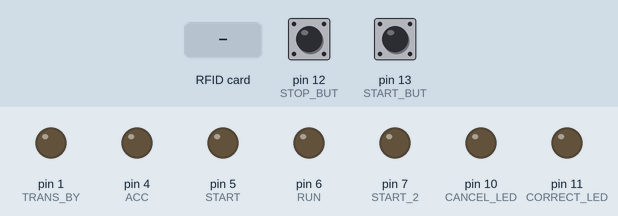
Recording of a sketch running on a simulated Arduino Uno, built with avr-gcc and run on an emulated ATmega328P. On the bench: output pins drawn as LEDs (lit = HIGH). Inputs (shaded band) come from the test bench; at power-on: pin 12 (STOP_BUT) LOW, pin 13 (START_BUT) LOW. Pins used as bus, display or sensor lines are not drawn.

Above: at 1.2 s.
1.3 s: RFID card 04 CA F1 45 held to the reader
At 2.4 s:
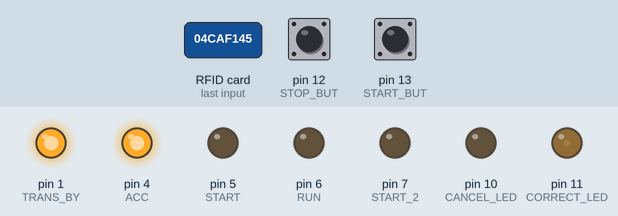
At 4.1 s:
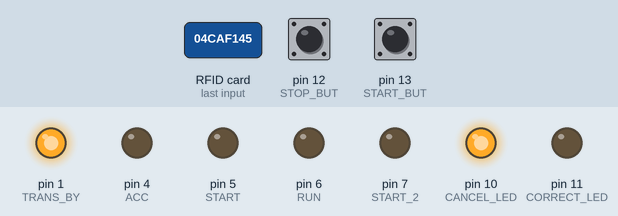
4.3 s: RFID card 5E 7A 19 C4 held to the reader
At 7.3 s:
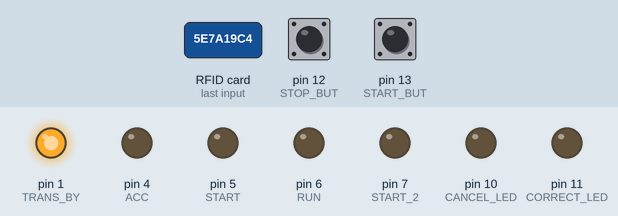
Timing chart, 0 to 8.8 s (numbered marks = the images above; inputs shaded):
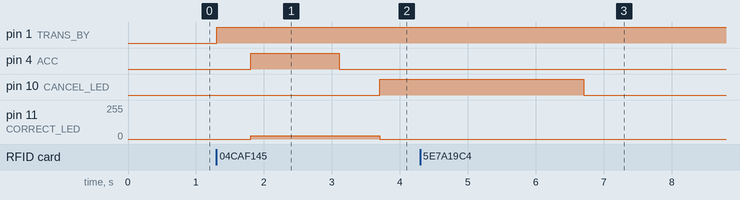

The sketch:

Code.ino
```cpp
// (licence header left out)
#include <Wire.h>
#include <SPI.h>
#include <Adafruit_PN532.h>

#define PN532_IRQ   (2)
#define PN532_RESET (3)
#define START_BUT (13)
#define STOP_BUT (12)
#define CORRECT_LED (11)
#define CANCEL_LED (10)
#define TRANS_BY (1)
#define KEY_IN (8)
#define ACC (4)
#define RUN (6)
#define START (5)
//Secondary start pin used for some vehicles with multiple connections during start
#define START_2 (7)
//Brightness from 0-255 used for the correct/start LED and the incorrect/stop/cancel LED
#define COR_BRIGHTNESS (25)
#define INC_BRIGHTNESS (255)
Adafruit_PN532 nfc(PN532_IRQ, PN532_RESET);
bool START_APPROVED;
bool running;
void setup(void) {
  START_APPROVED = false;
  running = false;
  pinMode(KEY_IN, OUTPUT);
  pinMode(RUN, OUTPUT);
  pinMode(START, OUTPUT);
  pinMode(START_2, OUTPUT);
  pinMode(ACC, OUTPUT);
  pinMode(START_BUT, INPUT);
  pinMode(STOP_BUT, INPUT);
  pinMode(CORRECT_LED, OUTPUT);
  pinMode(CORRECT_LED, OUTPUT);
  pinMode(TRANS_BY, OUTPUT);
  nfc.begin();
  uint32_t versiondata = nfc.getFirmwareVersion();
  if (!versiondata) {
    while (1); // Halt, no reader detected
  }
  nfc.setPassiveActivationRetries(0xFF);
  nfc.SAMConfig();
}
void loop(void) {
  //Ensures that authentication hasn't already happened
  if (!START_APPROVED){
    boolean success;
    uint8_t uid[] = { 0, 0, 0, 0, 0, 0, 0 };  // Buffer to store the returned UID
    uint8_t uidLength;        // Length of the UID (4 or 7 bytes depending on ISO14443A card type)
    success = nfc.readPassiveTargetID(PN532_MIFARE_ISO14443A, &uid[0], &uidLength);
    if (success) {
      //This section is dirty, will clean-up later to simplify chip enrollment
      //Set to false to disable a card/chip entirely
      boolean correctRight = true;
      boolean correctLeft = true;
      boolean correctSpare = true;
      boolean correctVivo = true;
      //UID values for valid cards. Set to your own cards, labeled for my initial use (xSIID in right hand, NExT in left, VivoKey Spark 2 in left, and a spare card to act as a "key").
      uint8_t rightHand[] = {0x2, 0xAF ,0xF3 ,0x12 ,0xB2 ,0x80 ,0x12};
      uint8_t leftHand[] = {0x2, 0xAF ,0xF3 ,0x12 ,0xB2 ,0x80 ,0x12};
      uint8_t vivoHand[] = {0x2, 0xAF ,0xF3 ,0x12 ,0xB2 ,0x80 ,0x12};
      uint8_t spareCard[] = {0x4,0xCA ,0xF1 ,0x45};
      for (uint8_t i = 0; i < uidLength; i++)
      { if (uidLength >= 7) {
          //Authenticates the 7-byte UIDs
          correctSpare = false;
          if (rightHand[i] != uid[i]) correctRight = false;
          if (leftHand[i] != uid[i]) correctLeft = false;
          if (vivoHand[i] != uid[i]) correctVivo = false;
        } else if (uidLength >= 4) {
          //Authenticates 4-byte UIDS
          correctRight = false;
          correctLeft = false;
          correctVivo = false;
          if (spareCard[i] != uid[i]) correctSpare = false;
        } else { //Neither 7 or 4 byte = wrong by default
          correctRight = false;
          correctLeft = false;
          correctVivo = false;
          correctSpare = false;
        }
      }
      if(correctLeft || correctVivo || correctRight || correctSpare){
        //Turns on transponder bypass device
        digitalWrite(TRANS_BY, HIGH);
        delay(500);
        //Inserts key
        digitalWrite(KEY_IN, HIGH);
        //Enables start button
        START_APPROVED = true;
        //Turns on accessory mode (radio, wipers, etc)
        digitalWrite(ACC, HIGH);
        //Disables cancel LED if enabled, and turns on correct/start LED
        analogWrite(CANCEL_LED, 0);
        analogWrite(CORRECT_LED, COR_BRIGHTNESS);
      } else {
        //If UID is incorrect, flash the cancel/stop LED for 2 seconds
        analogWrite(CANCEL_LED, INC_BRIGHTNESS);
        delay(2000);
        analogWrite(CANCEL_LED, 0);
      }
    // Wait 1 second before continuing
    delay(1000);
    }
  } else { //Waiting for input post-authentication

    //Buttons connect to ground with a pull-up resistor, value must be inverted on read
    bool stop_read = !digitalRead(STOP_BUT);
    bool start_read = !digitalRead(START_BUT);
    if (stop_read) {
      //STOP. EVERYTHING. (Potentially critical) Stop button has priority if conflict occurs.
      //Tries to move through stages naturally
      digitalWrite(START, LOW);
      digitalWrite(START_2, LOW);
      digitalWrite(RUN, LOW);
      delay(300);
      digitalWrite(ACC, LOW);
      delay(300);
      digitalWrite(KEY_IN, LOW);
      delay(300);
      analogWrite(CORRECT_LED, 0);
      //Flashes cancel/stop LED for a second
      analogWrite(CANCEL_LED, INC_BRIGHTNESS);
      delay(1000);
      analogWrite(CANCEL_LED, 0);
      //Stops start until next authentication, disables running (enabling start button)
      START_APPROVED = false;
      running = false;
    } else if (start_read && !running) {
      //Disables accessory
      digitalWrite(ACC, LOW);
      //Enables run
      digitalWrite(RUN, HIGH);
      delay(1000);
      //Starts for 4 seconds in case of cold crank, then stops
      digitalWrite(START, HIGH);
      digitalWrite(START_2, HIGH);
      delay(4000);
      digitalWrite(START, LOW);
      digitalWrite(START_2, LOW);
      analogWrite(CORRECT_LED, COR_BRIGHTNESS);
      //Enable running, stopping start from being hit again)
      running = true;
    }
  }
}
```

Measured:
- after the input at 1.3 s, pin 1 (TRANS_BY): LOW → HIGH at once; pin 4 (ACC): LOW → HIGH after 0.51 s, → LOW 1.3 s later; pin 10 (CANCEL_LED): LOW → HIGH after 2.4 s; pin 11 (CORRECT_LED): 0/255 → 25/255 after 0.51 s, → 0/255 1.9 s later
- after the input at 4.3 s, pin 10 (CANCEL_LED): HIGH → LOW after 2.4 s instead of 0.41 s
